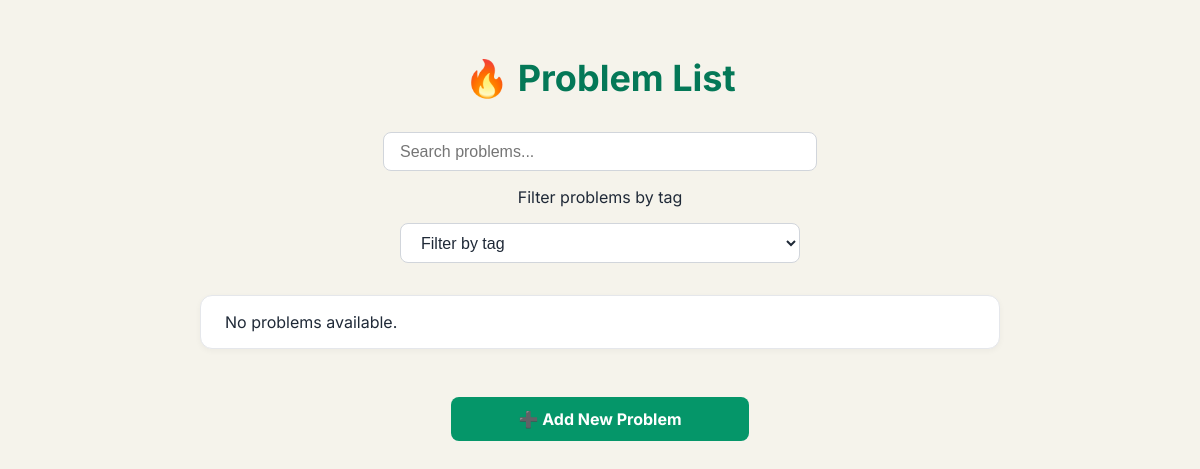
Before: /home/list/ with the older database file.
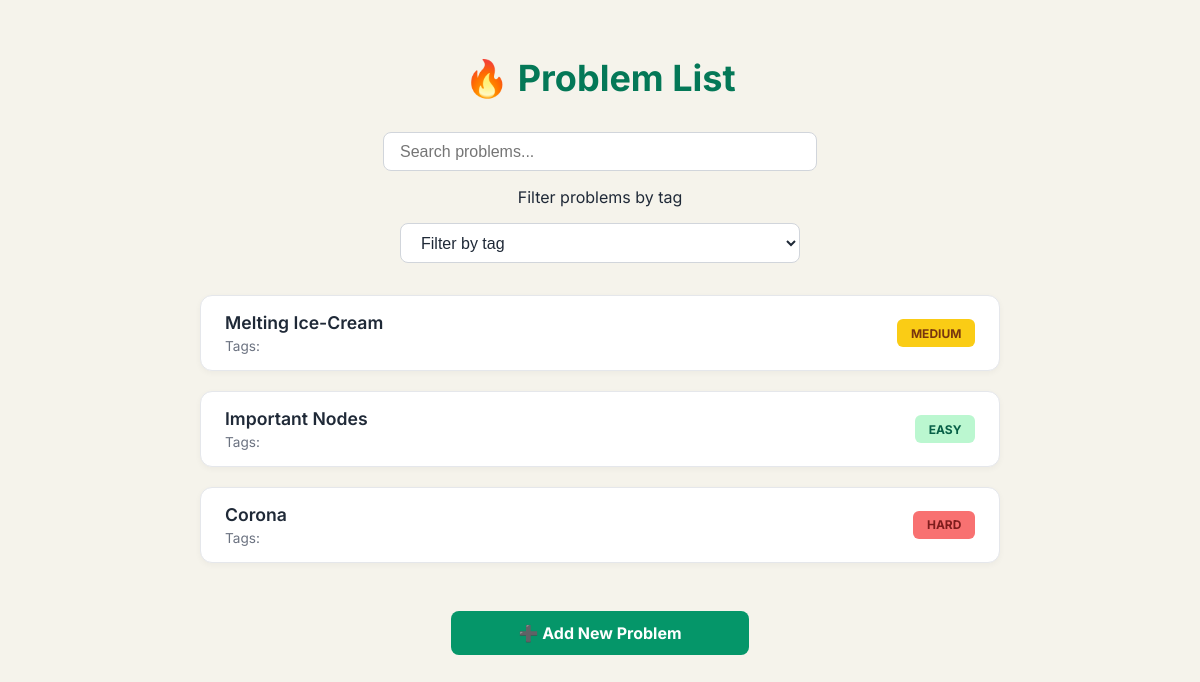
After: the same page with the newer database file.
### Problems/models.py (models this page shows, shortened)
class Problem(models.Model):
    title = models.CharField(max_length=200)
    description = models.TextField()
    Input = models.TextField(null=True, blank=True)
    constraints = models.TextField()
    Output = models.TextField(null=True, blank=True)
    difficulty = models.CharField(max_length=20)
    ai_review = models.TextField(null=True, blank=True)  # 🔹 AI review field added

### Problems/views.py (the view)
# urls.py: path('list/', views.problem_list, name='problem_list'),
def problem_list(request):
    problems = Problem.objects.all()
    template = loader.get_template('problem_list.html')
    context = {'problems': problems}
    return HttpResponse(template.render(context, request))

### Problems/templates/problem_list.html (shortened to what this page needs)
<!DOCTYPE html>
<html lang="en">
<head>
</head>
<body>
  <h1>🔥 Problem List</h1>
  <div class="controls">
    <input type="text" placeholder="Search problems..." />
    <label for="tag-filter" class="sr-only">Filter problems by tag</label>
    <select>
      <option value="">Filter by tag</option>
    </select>
  </div>
  <ul>
    {% for problem in problems %}
      <li>
        <div class="problem-info">
          <a href="{% url 'problem_details' problem.pk %}">
            {{ problem.title }}
          </a>
          <small>Tags: {{ problem.tags.all|join:", " }}</small>
        </div>
        <span class="difficulty-badge {% if problem.difficulty == 'Easy' %}easy{% elif problem.difficulty == 'Medium' %}medium{% elif problem.difficulty == 'Hard' %}hard{% endif %}">
          {{ problem.difficulty }}
        </span>
      </li>
    {% empty %}
      <li>No problems available.</li>
    {% endfor %}
  </ul>
  <a class="add-link" href="{% url 'problem_form' %}">➕ Add New Problem</a>
</body>
</html>

### Problems/templates/problem_list.html (style rules this page uses)
body { margin: 0; font-family: 'Inter', sans-serif; background-color: #f5f3eb; color: #1f2937; min-height: 100vh; padding: 2rem; }
h1 { font-size: 2.25rem; color: #047857; text-align: center; margin-bottom: 2rem; }
.controls { display: flex; flex-direction: column; align-items: center; gap: 1rem; max-width: 800px; margin: 0 auto 2rem; }
.controls input[type="text"], .controls select { padding: 0.6rem 1rem; border-radius: 8px; border: 1px solid #d1d5db; background-color: #ffffff; color: #1f2937; width: 100%; max-width: 400px; font-size: 1rem; }
ul { list-style: none; padding: 0; max-width: 800px; margin: 0 auto; }
li { background: #ffffff; border: 1px solid #e5e7eb; border-radius: 12px; margin-bottom: 1.25rem; padding: 1rem 1.5rem; transition: box-shadow 0.3s ease, transform 0.2s ease; display: flex; justify-content: space-between; align-items: center; box-shadow: 0 2px 6px rgba(0, 0, 0, 0.04); }
.problem-info { display: flex; flex-direction: column; }
.problem-info a { text-decoration: none; color: #1f2937; font-size: 1.1rem; margin-bottom: 0.3rem; font-weight: 600; }
.problem-info small { color: #6b7280; font-size: 0.85rem; }
.difficulty-badge { padding: 0.4rem 0.85rem; border-radius: 6px; font-size: 0.75rem; font-weight: bold; text-transform: uppercase; }
.easy { background-color: #bbf7d0; color: #065f46; }
.medium { background-color: #facc15; color: #78350f; }
.hard { background-color: #f87171; color: #7f1d1d; }
.add-link { display: block; margin: 3rem auto 0; text-align: center; font-weight: bold; color: #ffffff; background: #059669; padding: 0.75rem 1.5rem; border-radius: 8px; text-decoration: none; transition: background 0.3s ease; max-width: 250px; }

Changed rows visible on the page:
added Problem: title "Melting Ice-Cream", difficulty "MEDIUM"
added Problem: title "Important Nodes", difficulty "EASY"
added Problem: title "Corona", difficulty "HARD"
Other visible differences:
text no longer shown: "No problems available."
